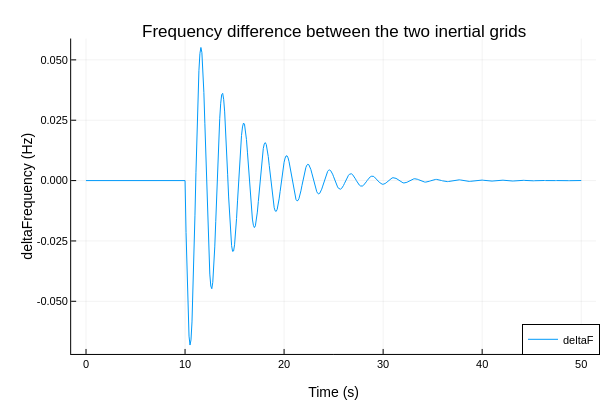

This figure's notebook cell:
### Code cell
plotlyjs()
p = plot(df[!, "time"], df[!, "deltaFrequency"], label=string("deltaF"))
plot!(p, legend=:bottomright, titlefontsize=12, labelfontsize=10)
title!(p, "Frequency difference between the two inertial grids")
xlabel!(p, "Time (s)")
ylabel!(p, "deltaFrequency (Hz)")

### Figure 1 — Plotly figure (JSON) as saved in the notebook; plotly's stock layout.template omitted (floating-point values rounded to 4 significant figures; data arrays with more than 128 entries replaced by an {"elided": "..."} marker saying what was removed)
{"data": [{"colorbar": {"len": 0.8761, "title": "", "x": 0.9934, "y": 0.5104}, "legendgroup": "deltaF", "line": {"color": "rgba(0, 154, 250, 1.000)", "dash": "solid", "shape": "linear", "width": 1}, "mode": "lines", "name": "deltaF", "showlegend": true, "type": "scatter", "x": {"elided": "504 float values"}, "xaxis": "x", "y": {"elided": "504 float values"}, "yaxis": "y"}], "layout": {"annotations": [{"font": {"color": "rgba(0, 0, 0, 1.000)", "family": "sans-serif", "size": 17}, "rotation": 0, "showarrow": false, "text": "Frequency difference between the two inertial grids", "x": 0.556, "xanchor": "center", "xref": "paper", "y": 1, "yanchor": "top", "yref": "paper"}], "height": 400, "legend": {"bgcolor": "rgba(255, 255, 255, 1.000)", "bordercolor": "rgba(0, 0, 0, 1.000)", "borderwidth": 1, "font": {"color": "rgba(0, 0, 0, 1.000)", "family": "sans-serif", "size": 11}, "title": {"font": {"color": "rgba(0, 0, 0, 1.000)", "family": "sans-serif", "size": 15}, "text": ""}, "tracegroupgap": 0, "traceorder": "normal", "x": 1, "xanchor": "right", "y": 0.07, "yanchor": "bottom"}, "margin": {"b": 20, "l": 0, "r": 0, "t": 20}, "paper_bgcolor": "rgba(255, 255, 255, 1.000)", "plot_bgcolor": "rgba(255, 255, 255, 1.000)", "showlegend": true, "width": 600, "xaxis": {"anchor": "y", "domain": [0.1186, 0.9934], "gridcolor": "rgba(0, 0, 0, 0.100)", "gridwidth": 0.5, "linecolor": "rgba(0, 0, 0, 1.000)", "mirror": false, "range": [-1.5, 51.5], "showgrid": true, "showline": true, "showticklabels": true, "tickangle": 0, "tickcolor": "rgb(0, 0, 0)", "tickfont": {"color": "rgba(0, 0, 0, 1.000)", "family": "sans-serif", "size": 11}, "tickmode": "array", "ticks": "inside", "ticktext": ["0", "10", "20", "30", "40", "50"], "tickvals": [0, 10, 20, 30, 40, 50], "title": "Time (s)", "titlefont": {"color": "rgba(0, 0, 0, 1.000)", "family": "sans-serif", "size": 14}, "type": "-", "visible": true, "zeroline": false, "zerolinecolor": "rgba(0, 0, 0, 1.000)"}, "yaxis": {"anchor": "x", "domain": [0.07234, 0.9485], "gridcolor": "rgba(0, 0, 0, 0.100)", "gridwidth": 0.5, "linecolor": "rgba(0, 0, 0, 1.000)", "mirror": false, "range": [-0.07181, 0.05884], "showgrid": true, "showline": true, "showticklabels": true, "tickangle": 0, "tickcolor": "rgb(0, 0, 0)", "tickfont": {"color": "rgba(0, 0, 0, 1.000)", "family": "sans-serif", "size": 11}, "tickmode": "array", "ticks": "inside", "ticktext": ["-0.050", "-0.025", "0.000", "0.025", "0.050"], "tickvals": [-0.05, -0.025, 0, 0.025, 0.05], "title": "deltaFrequency (Hz)", "titlefont": {"color": "rgba(0, 0, 0, 1.000)", "family": "sans-serif", "size": 14}, "type": "-", "visible": true, "zeroline": false, "zerolinecolor": "rgba(0, 0, 0, 1.000)"}}}
